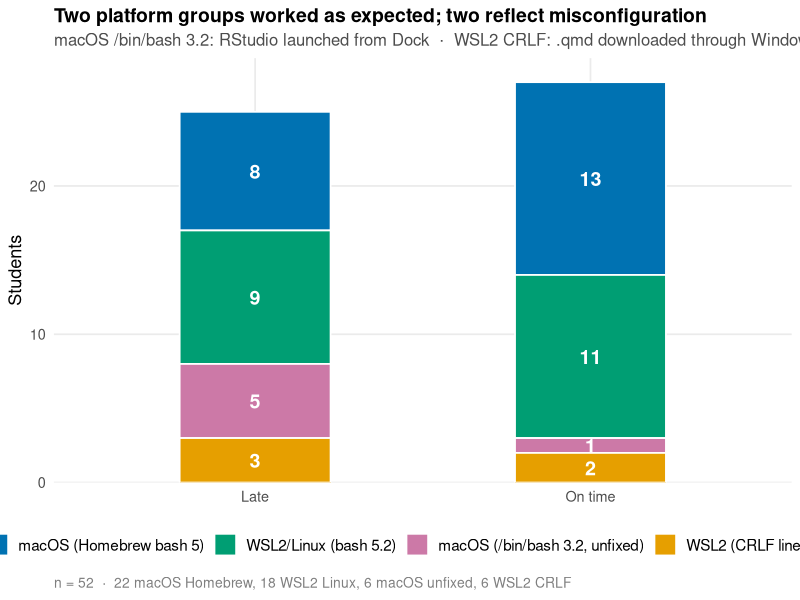
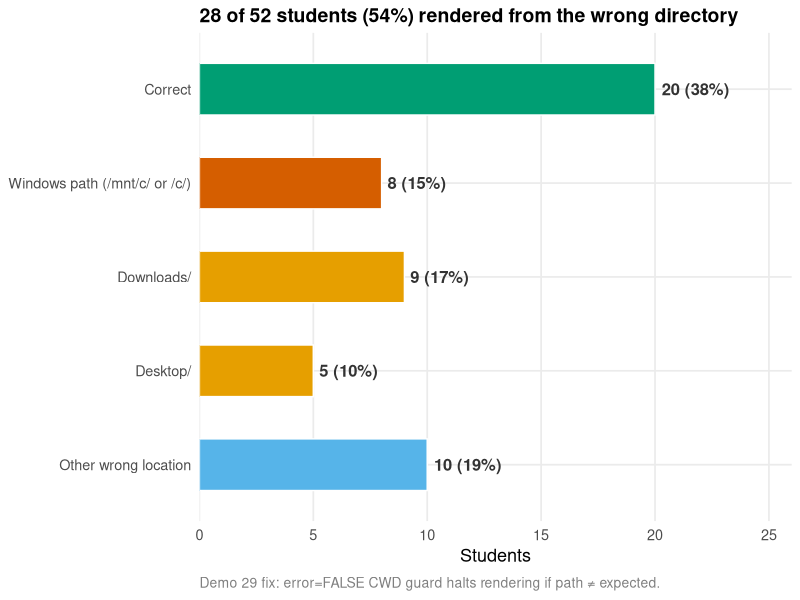
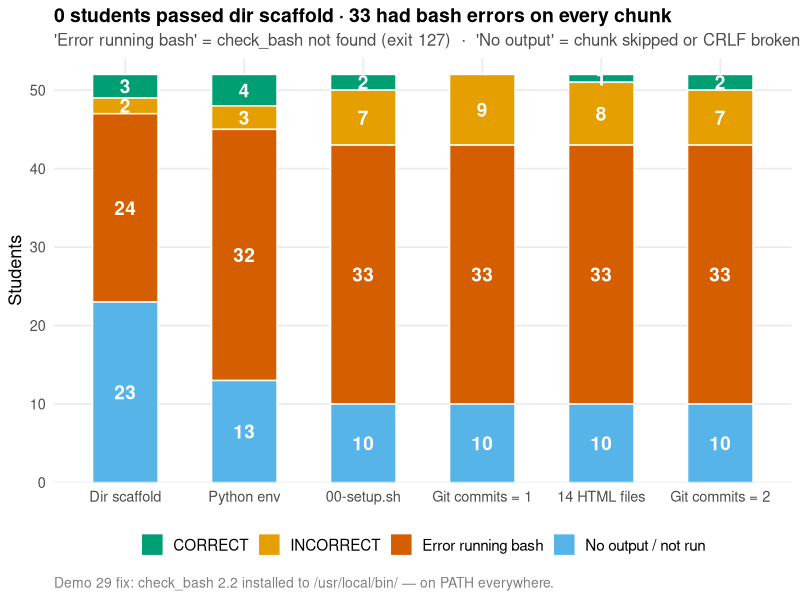
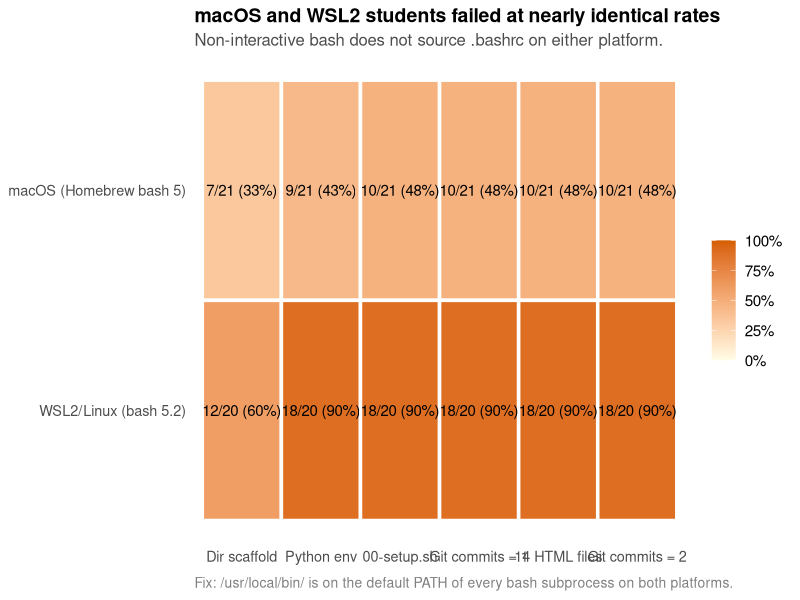
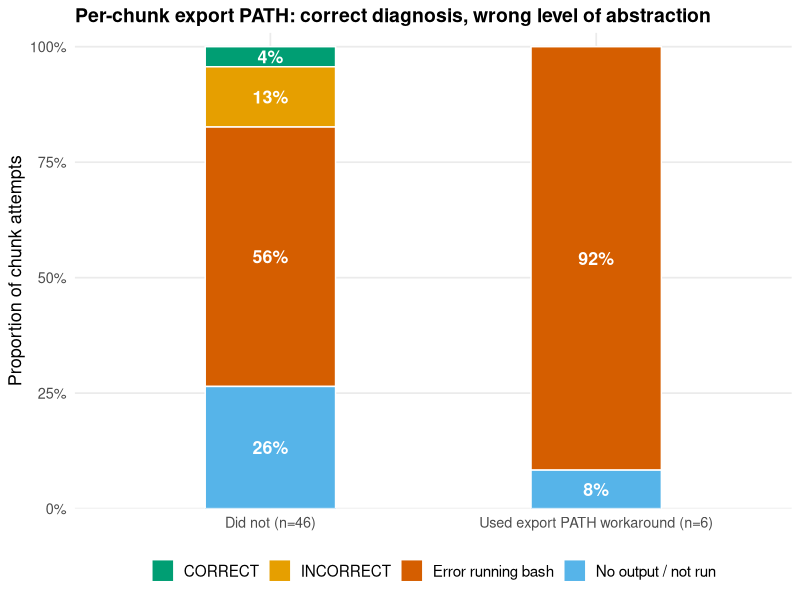
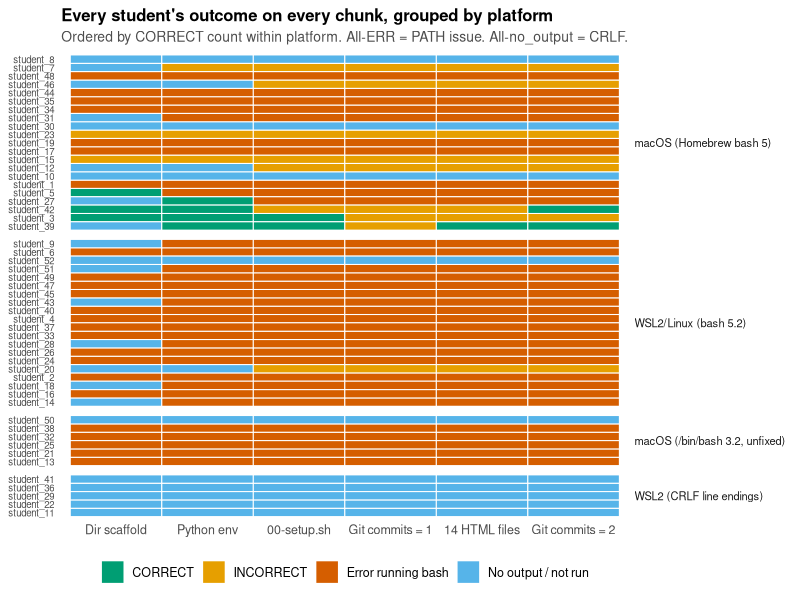
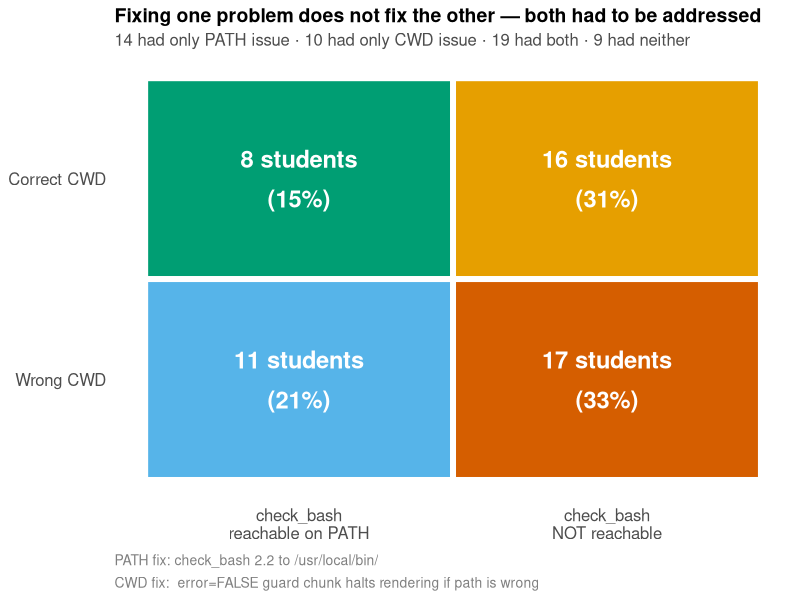

These figures' R source, in order:
## ---- chunk 1
options(digits = 5)
knitr::opts_chunk$set(
  echo    = TRUE,
  cache   = FALSE,
  warning = FALSE,
  message = FALSE,
  comment = "",
  fig.align = "center"
)
## ---- chunk 2
# install.packages(c("ggplot2","dplyr","tidyr","forcats","scales","stringr"))
library(ggplot2)
library(dplyr)
library(tidyr)
library(forcats)
library(scales)
library(stringr)
## ---- chunk 3
OI <- c(
  orange = "#E69F00", sky_blue = "#56B4E9", green = "#009E73",
  yellow = "#F0E442", blue = "#0072B2", vermillion = "#D55E00",
  pink = "#CC79A7",   black = "#000000"
)
clr_correct  <- OI[["green"]];  clr_incorrect <- OI[["orange"]]
clr_err      <- OI[["vermillion"]]; clr_noout  <- OI[["sky_blue"]]
clr_macos_good <- OI[["blue"]]; clr_wsl  <- OI[["green"]]
clr_macos_old  <- OI[["pink"]]; clr_crlf <- OI[["orange"]]

result_colours <- c(
  "CORRECT" = clr_correct, "INCORRECT" = clr_incorrect,
  "Error running bash" = clr_err, "No output / not run" = clr_noout
)
plat_colours <- c(
  "macOS (Homebrew bash 5)" = clr_macos_good,
  "WSL2/Linux (bash 5.2)"   = clr_wsl,
  "macOS (/bin/bash 3.2, unfixed)" = clr_macos_old,
  "WSL2 (CRLF line endings)" = clr_crlf
)
cwd_colours <- c(
  "Correct" = clr_correct,
  "Windows path (/mnt/c/ or /c/)" = clr_err,
  "Downloads/" = clr_incorrect,
  "Desktop/"   = clr_crlf,
  "Other wrong location" = clr_noout
)
theme_dsc <- function(base = 13) {
  theme_minimal(base_size = base) +
    theme(
      plot.title   = element_text(face = "bold", size = base + 1, margin = margin(b = 4)),
      plot.subtitle = element_text(size = base - 1, color = "grey30", lineheight = 1.3,
                                   margin = margin(b = 6)),
      plot.caption = element_text(size = base - 3, color = "grey50", hjust = 0,
                                  lineheight = 1.35, margin = margin(t = 8)),
      legend.position = "bottom", legend.title = element_blank(),
      legend.text = element_text(size = base - 2),
      panel.grid.minor = element_blank(), plot.margin = margin(6, 6, 6, 6)
    )
}
## ---- chunk 4
raw <- tibble(
  student = paste0("student_", 1:52),
  late = c(
    TRUE, FALSE, FALSE, TRUE, FALSE, TRUE, TRUE, FALSE, TRUE, FALSE,
    TRUE, FALSE, TRUE, FALSE, TRUE, FALSE, FALSE, TRUE, FALSE, TRUE,
    FALSE, TRUE, TRUE, FALSE, TRUE, FALSE, FALSE, TRUE, FALSE, FALSE,
    TRUE, TRUE, FALSE, FALSE, FALSE, TRUE, TRUE, TRUE, FALSE, TRUE,
    FALSE, TRUE, FALSE, FALSE, FALSE, TRUE, FALSE, TRUE, FALSE, TRUE,
    FALSE, TRUE
  ),
  platform = c(
    "macOS (Homebrew bash 5)","WSL2/Linux (bash 5.2)","macOS (Homebrew bash 5)",
    "WSL2/Linux (bash 5.2)","macOS (Homebrew bash 5)","WSL2/Linux (bash 5.2)",
    "macOS (Homebrew bash 5)","macOS (Homebrew bash 5)","WSL2/Linux (bash 5.2)",
    "macOS (Homebrew bash 5)","WSL2 (CRLF line endings)","macOS (Homebrew bash 5)",
    "macOS (/bin/bash 3.2, unfixed)","WSL2/Linux (bash 5.2)","macOS (Homebrew bash 5)",
    "WSL2/Linux (bash 5.2)","macOS (Homebrew bash 5)","WSL2/Linux (bash 5.2)",
    "macOS (Homebrew bash 5)","WSL2/Linux (bash 5.2)","macOS (/bin/bash 3.2, unfixed)",
    "WSL2 (CRLF line endings)","macOS (Homebrew bash 5)","WSL2/Linux (bash 5.2)",
    "macOS (/bin/bash 3.2, unfixed)","WSL2/Linux (bash 5.2)","macOS (Homebrew bash 5)",
    "WSL2/Linux (bash 5.2)","WSL2 (CRLF line endings)","macOS (Homebrew bash 5)",
    "macOS (Homebrew bash 5)","macOS (/bin/bash 3.2, unfixed)","WSL2/Linux (bash 5.2)",
    "macOS (Homebrew bash 5)","macOS (Homebrew bash 5)","WSL2 (CRLF line endings)",
    "WSL2/Linux (bash 5.2)","macOS (/bin/bash 3.2, unfixed)","macOS (Homebrew bash 5)",
    "WSL2/Linux (bash 5.2)","WSL2 (CRLF line endings)","macOS (Homebrew bash 5)",
    "WSL2/Linux (bash 5.2)","macOS (Homebrew bash 5)","WSL2/Linux (bash 5.2)",
    "macOS (Homebrew bash 5)","WSL2/Linux (bash 5.2)","macOS (Homebrew bash 5)",
    "WSL2/Linux (bash 5.2)","macOS (/bin/bash 3.2, unfixed)","WSL2/Linux (bash 5.2)",
    "WSL2/Linux (bash 5.2)"
  ),
  correct_cwd = c(
    TRUE,FALSE,TRUE,TRUE,TRUE,FALSE,TRUE,FALSE,TRUE,FALSE,FALSE,FALSE,FALSE,TRUE,
    TRUE,FALSE,FALSE,TRUE,FALSE,TRUE,FALSE,FALSE,FALSE,TRUE,FALSE,FALSE,TRUE,TRUE,
    FALSE,FALSE,TRUE,FALSE,TRUE,FALSE,FALSE,TRUE,TRUE,FALSE,TRUE,FALSE,FALSE,TRUE,
    TRUE,TRUE,FALSE,TRUE,FALSE,FALSE,TRUE,FALSE,TRUE,FALSE
  ),
  cwd_category = c(
    "Correct","Desktop/","Correct","Correct","Correct","Other wrong location","Correct",
    "Windows path (/mnt/c/ or /c/)","Correct","Downloads/",
    "Windows path (/mnt/c/ or /c/)","Desktop/","Downloads/","Correct","Desktop/",
    "Correct","Downloads/","Correct","Downloads/","Correct","Other wrong location",
    "Windows path (/mnt/c/ or /c/)","Other wrong location","Correct","Downloads/",
    "Correct","Correct","Correct","Windows path (/mnt/c/ or /c/)","Downloads/",
    "Other wrong location","Downloads/","Correct","Downloads/","Desktop/",
    "Windows path (/mnt/c/ or /c/)","Correct","Other wrong location","Correct",
    "Other wrong location","Windows path (/mnt/c/ or /c/)","Correct",
    "Other wrong location","Desktop/","Other wrong location","Correct",
    "Other wrong location","Downloads/","Correct","Windows path (/mnt/c/ or /c/)",
    "Other wrong location","Windows path (/mnt/c/ or /c/)"
  ),
  export_fix = c(
    FALSE,FALSE,FALSE,TRUE,FALSE,FALSE,FALSE,FALSE,TRUE,FALSE,FALSE,FALSE,FALSE,
    FALSE,FALSE,TRUE,FALSE,FALSE,FALSE,FALSE,FALSE,FALSE,FALSE,FALSE,FALSE,FALSE,
    FALSE,FALSE,FALSE,FALSE,TRUE,FALSE,FALSE,FALSE,FALSE,FALSE,FALSE,FALSE,FALSE,
    TRUE,FALSE,FALSE,FALSE,FALSE,FALSE,FALSE,FALSE,FALSE,FALSE,FALSE,TRUE,FALSE
  ),
  cwd_display = c(
    "~/DSC011/DSC-011-Sp26-Baby-Names","/Users/student_2/Desktop/DSC_011_S26",
    "~/DSC011/DSC-011-Sp26-Baby-Names","~/DSC011/DSC-011-Sp26-Baby-Names",
    "~/DSC011/DSC-011-Sp26-Baby-Names","/home/student_6/DSC011/DEMOS",
    "~/DSC011/DSC-011-Sp26-Baby-Names","/c/Users/student_8/OneDrive/DEMOS",
    "~/DSC011/DSC-011-Sp26-Baby-Names","/Users/student_10/Downloads",
    "/mnt/c/Users/student_11/Downloads","/Users/student_12/Desktop",
    "/Users/student_13/Downloads","~/DSC011/DSC-011-Sp26-Baby-Names",
    "~/Desktop/DSC_011_S26/DSC-011-Sp26-Baby-Names","~/DSC011/DSC-011-Sp26-Baby-Names",
    "/Users/student_17/Downloads","~/DSC011/DSC-011-Sp26-Baby-Names",
    "/Users/student_19/Downloads","~/DSC011/DSC-011-Sp26-Baby-Names",
    "/Users/student_21/Documents/DSC 011/Lecture28_Demo",
    "/mnt/c/Users/student_22/OneDrive/Documents/DSC_011_S26/DEMOS",
    "/Users/student_23/DCS_011_026/demos","~/DSC011/DSC-011-Sp26-Baby-Names",
    "/Users/student_25/Downloads","~/DSC011/DSC-011-Sp26-Baby-Names",
    "~/DSC011/DSC-011-Sp26-Baby-Names","~/DSC011/DSC-011-Sp26-Baby-Names",
    "/mnt/c/Users/student_29/Downloads","/Users/student_30/Downloads",
    "~/MyStuff/DSC_011_S26/DSC-011-Sp26-Baby-Names","/Users/student_32/Downloads",
    "~/DSC011/DSC-011-Sp26-Baby-Names","/Users/student_34/Downloads",
    "/Users/student_35/Desktop/DSC_011_S26/DEMOS",
    "/mnt/c/Users/student_36/OneDrive/Documents/DSC_011_S26/DEMOS",
    "~/DSC011/DSC-011-Sp26-Baby-Names","/Users/student_38/Downloads/DSC011-S26 class/DEMOS",
    "~/DSC011/DSC-011-Sp26-Baby-Names","~/DSC011/Lecture28/DSC-011-Sp26-Baby-Names",
    "/mnt/c/Users/student_41/Downloads","~/DSC011/DSC-011-Sp26-Baby-Names",
    "~/DSC-011/DSC-011-Sp26-Baby-Names","~/Desktop/Demos/DSC-011-Sp26-Baby-Names",
    "~/DSC011","/home/student_47/DSC011 wait no~/DSC011/DSC-011-Sp26-Baby-Names",
    "~/DSC011/DSC-011-Sp26-Baby-Names","/Users/student_48/Downloads",
    "~/DSC011/DSC-011-Sp26-Baby-Names",
    "/mnt/c/Users/student_50/OneDrive/Spring 2026/DSC_011_S26/DEMOS",
    "~/dsc/DSC-011-Sp26-Baby-Names","/mnt/c/Users/student_52/Downloads"
  ),
  dir_scaffold = c(
    "ERR","ERR","CORRECT","ERR","CORRECT","ERR","no_output","no_output","no_output",
    "no_output","no_output","no_output","ERR","no_output","INCORRECT","ERR","ERR",
    "no_output","ERR","no_output","ERR","no_output","INCORRECT","ERR","ERR","ERR",
    "no_output","no_output","no_output","no_output","no_output","ERR","ERR","ERR",
    "ERR","no_output","ERR","ERR","no_output","ERR","no_output","CORRECT","no_output",
    "ERR","ERR","no_output","ERR","ERR","ERR","no_output","no_output","no_output"
  ),
  python_env = c(
    "ERR","ERR","CORRECT","ERR","ERR","ERR","INCORRECT","no_output","ERR","no_output",
    "no_output","no_output","ERR","ERR","INCORRECT","ERR","ERR","ERR","ERR","no_output",
    "ERR","no_output","INCORRECT","ERR","ERR","ERR","CORRECT","ERR","no_output",
    "no_output","ERR","ERR","ERR","ERR","ERR","no_output","ERR","ERR","CORRECT","ERR",
    "no_output","CORRECT","ERR","ERR","ERR","no_output","ERR","ERR","ERR","no_output",
    "ERR","no_output"
  ),
  setup_sh = c(
    "ERR","ERR","CORRECT","ERR","ERR","ERR","INCORRECT","no_output","ERR","no_output",
    "no_output","INCORRECT","ERR","ERR","INCORRECT","ERR","ERR","ERR","ERR","INCORRECT",
    "ERR","no_output","INCORRECT","ERR","ERR","ERR","ERR","ERR","no_output","no_output",
    "ERR","ERR","ERR","ERR","ERR","no_output","ERR","ERR","CORRECT","ERR","no_output",
    "INCORRECT","ERR","ERR","ERR","INCORRECT","ERR","ERR","ERR","no_output","ERR",
    "no_output"
  ),
  git_commit_1 = c(
    "ERR","ERR","INCORRECT","ERR","ERR","ERR","INCORRECT","no_output","ERR","no_output",
    "no_output","INCORRECT","ERR","ERR","INCORRECT","ERR","ERR","ERR","ERR","INCORRECT",
    "ERR","no_output","INCORRECT","ERR","ERR","ERR","ERR","ERR","no_output","no_output",
    "ERR","ERR","ERR","ERR","ERR","no_output","ERR","ERR","INCORRECT","ERR","no_output",
    "INCORRECT","ERR","ERR","ERR","INCORRECT","ERR","ERR","ERR","no_output","ERR",
    "no_output"
  ),
  html_14_files = c(
    "ERR","ERR","INCORRECT","ERR","ERR","ERR","INCORRECT","no_output","ERR","no_output",
    "no_output","INCORRECT","ERR","ERR","INCORRECT","ERR","ERR","ERR","ERR","INCORRECT",
    "ERR","no_output","INCORRECT","ERR","ERR","ERR","ERR","ERR","no_output","no_output",
    "ERR","ERR","ERR","ERR","ERR","no_output","ERR","ERR","CORRECT","ERR","no_output",
    "INCORRECT","ERR","ERR","ERR","INCORRECT","ERR","ERR","ERR","no_output","ERR",
    "no_output"
  ),
  git_commit_2 = c(
    "ERR","ERR","INCORRECT","ERR","ERR","ERR","INCORRECT","no_output","ERR","no_output",
    "no_output","INCORRECT","ERR","ERR","INCORRECT","ERR","ERR","ERR","ERR","INCORRECT",
    "ERR","no_output","INCORRECT","ERR","ERR","ERR","ERR","ERR","no_output","no_output",
    "ERR","ERR","ERR","ERR","ERR","no_output","ERR","ERR","CORRECT","ERR","no_output",
    "CORRECT","ERR","ERR","ERR","INCORRECT","ERR","ERR","ERR","no_output","ERR",
    "no_output"
  )
)

n_total <- nrow(raw)
chunk_levels <- c("dir_scaffold","python_env","setup_sh",
                  "git_commit_1","html_14_files","git_commit_2")
chunk_labels <- c(
  dir_scaffold = "Dir scaffold", python_env = "Python env",
  setup_sh = "00-setup.sh", git_commit_1 = "Git commits = 1",
  html_14_files = "14 HTML files", git_commit_2 = "Git commits = 2"
)
result_levels <- c("CORRECT","INCORRECT","ERR","no_output")
result_labels  <- c("CORRECT","INCORRECT","Error running bash","No output / not run")
plat_levels <- c("macOS (Homebrew bash 5)","WSL2/Linux (bash 5.2)",
                 "macOS (/bin/bash 3.2, unfixed)","WSL2 (CRLF line endings)")
cwd_cat_levels <- c("Correct","Windows path (/mnt/c/ or /c/)",
                    "Downloads/","Desktop/","Other wrong location")

students <- raw |>
  mutate(
    platform     = factor(platform,     levels = plat_levels),
    cwd_category = factor(cwd_category, levels = cwd_cat_levels),
    submission   = if_else(late, "Late", "On time")
  )

n_windows_path <- sum(students$cwd_category == "Windows path (/mnt/c/ or /c/)")
n_downloads    <- sum(students$cwd_category == "Downloads/")
n_desktop      <- sum(students$cwd_category == "Desktop/")
n_other_wrong  <- sum(students$cwd_category == "Other wrong location")
n_correct_cwd  <- sum(students$correct_cwd)
n_wrong_cwd    <- n_total - n_correct_cwd
## ---- chunk 5
known_safe <- c(
  "macOS","WSL2","Linux","bash","CRLF","unfixed","student_",
  "CORRECT","INCORRECT","ERR","no_output","DSC","Downloads","Desktop",
  "OneDrive","Documents","DEMOS","Lecture","home","Users","mnt","dsc",
  "MyStuff","Spring","class","Correct","Windows","path","Other","wrong",
  "location","Homebrew","wait","no"
)
id_check <- students |>
  select(student, platform, cwd_display, cwd_category,
         dir_scaffold, python_env, setup_sh,
         git_commit_1, html_14_files, git_commit_2) |>
  summarise(across(where(is.character), \(col) {
    flagged <- col[!str_detect(col, paste(known_safe, collapse = "|"))]
    if (length(flagged) == 0) "OK" else paste("FLAGGED:", paste(flagged, collapse = "; "))
  })) |>
  pivot_longer(everything(), names_to = "Column", values_to = "Result")
knitr::kable(id_check, align = c("l","l"))
## ---- chunk 6
fig1_data <- students |> count(platform, submission)
ggplot(fig1_data, aes(x = submission, y = n, fill = platform)) +
  geom_col(width = 0.45, colour = "white", linewidth = 0.6) +
  geom_text(aes(label = n), position = position_stack(vjust = 0.5),
            size = 5, fontface = "bold", colour = "white") +
  scale_fill_manual(values = plat_colours) +
  scale_y_continuous(expand = expansion(mult = c(0, 0.06))) +
  labs(title = "Two platform groups worked as expected; two reflect misconfiguration",
       subtitle = paste0(
         "macOS /bin/bash 3.2: RStudio launched from Dock  ·  ",
         "WSL2 CRLF: .qmd downloaded through Windows browser"),
       x = NULL, y = "Students",
       caption = paste0("n = ", n_total,
                        "  ·  22 macOS Homebrew, 18 WSL2 Linux, 6 macOS unfixed, 6 WSL2 CRLF")) +
  theme_dsc()
## ---- chunk 7
cwd_data <- students |> count(cwd_category) |> mutate(cwd_category = fct_rev(cwd_category))
ggplot(cwd_data, aes(x = cwd_category, y = n, fill = cwd_category)) +
  geom_col(width = 0.55, colour = "white", linewidth = 0.5) +
  geom_text(aes(label = paste0(n, " (", round(n/n_total*100), "%)")),
            hjust = -0.1, size = 4.2, fontface = "bold", colour = "grey20") +
  scale_fill_manual(values = cwd_colours, guide = "none") +
  scale_y_continuous(expand = expansion(mult = c(0, 0.3))) +
  coord_flip() +
  labs(title = paste0(n_wrong_cwd, " of ", n_total, " students (",
                      round(n_wrong_cwd/n_total*100), "%) rendered from the wrong directory"),
       x = NULL, y = "Students",
       caption = "Demo 29 fix: error=FALSE CWD guard halts rendering if path ≠ expected.") +
  theme_dsc()
## ---- chunk 8
wrong_cwds <- students |>
  filter(!correct_cwd) |>
  select(Student = student, Platform = platform,
         Category = cwd_category, `Working directory` = cwd_display) |>
  arrange(Category, Student)
knitr::kable(wrong_cwds, align = c("l","l","l","l"))
## ---- chunk 9
fig3_data <- students |>
  select(student, all_of(chunk_levels)) |>
  pivot_longer(-student, names_to = "chunk", values_to = "result") |>
  mutate(chunk  = factor(chunk,  levels = chunk_levels, labels = chunk_labels),
         result = factor(result, levels = result_levels, labels = result_labels)) |>
  count(chunk, result)
ggplot(fig3_data, aes(x = chunk, y = n, fill = result)) +
  geom_col(width = 0.55, colour = "white", linewidth = 0.5) +
  geom_text(aes(label = n), position = position_stack(vjust = 0.5),
            size = 4.8, fontface = "bold", colour = "white") +
  scale_fill_manual(values = result_colours) +
  scale_y_continuous(expand = expansion(mult = c(0, 0.04)), breaks = seq(0, 52, 10)) +
  labs(title = "0 students passed dir scaffold · 33 had bash errors on every chunk",
       subtitle = paste0(
         "'Error running bash' = check_bash not found (exit 127)  ·  ",
         "'No output' = chunk skipped or CRLF broken  ·  ",
         "'INCORRECT' = check_bash ran, answer was wrong"),
       x = NULL, y = "Students",
       caption = "Demo 29 fix: check_bash 2.2 installed to /usr/local/bin/ — on PATH everywhere.") +
  theme_dsc() + theme(axis.text.x = element_text(size = 10.5))
## ---- chunk 10
fig4_data <- students |>
  filter(platform %in% c("macOS (Homebrew bash 5)", "WSL2/Linux (bash 5.2)")) |>
  select(student, platform, all_of(chunk_levels)) |>
  pivot_longer(all_of(chunk_levels), names_to = "chunk", values_to = "result") |>
  mutate(chunk = factor(chunk, levels = chunk_levels, labels = chunk_labels),
         is_err = result == "ERR") |>
  group_by(platform, chunk) |>
  summarise(n_err = sum(is_err), n = n(), pct = n_err / n, .groups = "drop")
ggplot(fig4_data, aes(x = chunk, y = fct_rev(platform), fill = pct)) +
  geom_tile(colour = "white", linewidth = 1.2) +
  geom_text(aes(label = paste0(n_err, "/", n, " (", round(pct*100), "%)")), size = 3.8) +
  scale_fill_gradient(low = "#fffde7", high = clr_err,
                      labels = percent_format(accuracy = 1),
                      name = "% with error", limits = c(0,1)) +
  labs(title = "macOS and WSL2 students failed at nearly identical rates",
       subtitle = "Non-interactive bash does not source .bashrc on either platform.",
       x = NULL, y = NULL,
       caption = "Fix: /usr/local/bin/ is on the default PATH of every bash subprocess on both platforms.") +
  theme_dsc() + theme(panel.grid = element_blank(), legend.position = "right")
## ---- chunk 11
fig5_data <- students |>
  mutate(workaround = if_else(export_fix,
    paste0("Used export PATH workaround (n=", sum(export_fix), ")"),
    paste0("Did not (n=", sum(!export_fix), ")"))) |>
  select(student, workaround, all_of(chunk_levels)) |>
  pivot_longer(all_of(chunk_levels), names_to = "chunk", values_to = "result") |>
  mutate(result = factor(result, levels = result_levels, labels = result_labels)) |>
  count(workaround, result) |>
  group_by(workaround) |> mutate(pct = n / sum(n))
ggplot(fig5_data, aes(x = workaround, y = pct, fill = result)) +
  geom_col(width = 0.4, colour = "white", linewidth = 0.5) +
  geom_text(aes(label = if_else(pct > 0.04, percent(pct, accuracy = 1), "")),
            position = position_stack(vjust = 0.5), size = 4.5, fontface = "bold",
            colour = "white") +
  scale_fill_manual(values = result_colours) +
  scale_y_continuous(labels = percent_format(accuracy = 1),
                     expand = expansion(mult = c(0, 0.03))) +
  labs(title = "Per-chunk export PATH: correct diagnosis, wrong level of abstraction",
       x = NULL, y = "Proportion of chunk attempts") +
  theme_dsc()
## ---- chunk 12
tile_data <- students |>
  select(student, platform, all_of(chunk_levels)) |>
  pivot_longer(all_of(chunk_levels), names_to = "chunk", values_to = "result") |>
  mutate(chunk  = factor(chunk,  levels = chunk_levels, labels = chunk_labels),
         result = factor(result, levels = result_levels, labels = result_labels)) |>
  group_by(student) |> mutate(n_correct = sum(result == "CORRECT")) |> ungroup()
student_order <- tile_data |>
  distinct(student, platform, n_correct) |>
  arrange(platform, desc(n_correct), student) |> pull(student)
tile_data <- tile_data |> mutate(student = factor(student, levels = student_order))
ggplot(tile_data, aes(x = chunk, y = student, fill = result)) +
  geom_tile(colour = "white", linewidth = 0.35) +
  scale_fill_manual(values = result_colours) +
  facet_grid(rows = vars(platform), scales = "free_y", space = "free_y") +
  labs(title = "Every student's outcome on every chunk, grouped by platform",
       subtitle = "Ordered by CORRECT count within platform. All-ERR = PATH issue. All-no_output = CRLF.",
       x = NULL, y = NULL) +
  theme_dsc(base = 11) +
  theme(axis.text.y = element_text(size = 7), axis.text.x = element_text(size = 9),
        strip.text.y = element_text(size = 8, angle = 0, hjust = 0),
        panel.grid = element_blank(), legend.position = "bottom")
## ---- chunk 13
fig7_data <- students |>
  mutate(
    path_ok = if_else(!if_any(all_of(chunk_levels), \(x) x == "ERR"),
                      "check_bash\nreachable on PATH", "check_bash\nNOT reachable"),
    cwd_ok  = if_else(correct_cwd, "Correct CWD", "Wrong CWD"),
    path_ok = factor(path_ok, levels = c("check_bash\nreachable on PATH",
                                         "check_bash\nNOT reachable")),
    cwd_ok  = factor(cwd_ok,  levels = c("Correct CWD","Wrong CWD"))
  ) |>
  count(cwd_ok, path_ok) |>
  mutate(pct = round(n/n_total*100),
         fill_grp = paste(as.character(cwd_ok), as.character(path_ok)))
tile_fills <- c(
  "Correct CWD check_bash\nreachable on PATH" = clr_correct,
  "Correct CWD check_bash\nNOT reachable"     = clr_incorrect,
  "Wrong CWD check_bash\nreachable on PATH"   = clr_noout,
  "Wrong CWD check_bash\nNOT reachable"       = clr_err
)
ggplot(fig7_data, aes(x = path_ok, y = fct_rev(cwd_ok), fill = fill_grp)) +
  geom_tile(colour = "white", linewidth = 2) +
  geom_text(aes(label = paste0(n, " students\n(", pct, "%)")),
            size = 6, fontface = "bold", colour = "white", lineheight = 1.4) +
  scale_fill_manual(values = tile_fills, guide = "none") +
  labs(title = "Fixing one problem does not fix the other — both had to be addressed",
       subtitle = "14 had only PATH issue · 10 had only CWD issue · 19 had both · 9 had neither",
       x = NULL, y = NULL,
       caption = paste0(
         "PATH fix: check_bash 2.2 to /usr/local/bin/\n",
         "CWD fix:  error=FALSE guard chunk halts rendering if path is wrong")) +
  theme_dsc() + theme(panel.grid = element_blank(), axis.text = element_text(size = 12))
## ---- chunk 14
sessionInfo()
